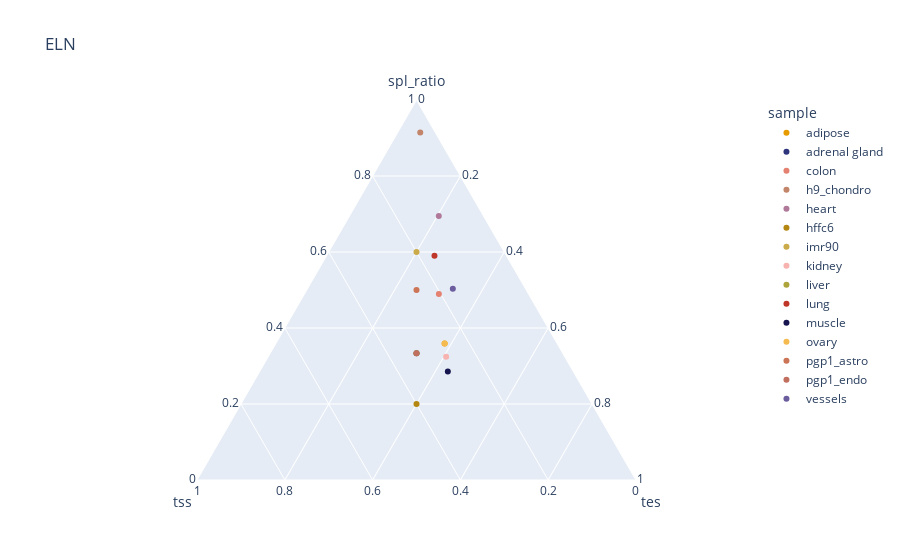

Source (notebook cell):
### Code cell
plot_gene_ternary(counts, 'ELN')

### Figure 1 — Plotly figure (JSON) as saved in the notebook; plotly's stock layout.template omitted (floating-point values rounded to 4 significant figures)
{"data": [{"a": [2.8], "b": [2], "c": [3], "hovertemplate": "<b>%{hovertext}</b><br><br>sample=adipose<br>spl_ratio=%{a}<br>tss=%{b}<br>tes=%{c}<extra></extra>", "hovertext": ["adipose"], "legendgroup": "adipose", "marker": {"color": "#e69b00", "symbol": "circle"}, "mode": "markers", "name": "adipose", "showlegend": true, "subplot": "ternary", "type": "scatterternary"}, {"a": [1], "b": [1], "c": [1], "hovertemplate": "<b>%{hovertext}</b><br><br>sample=adrenal gland<br>spl_ratio=%{a}<br>tss=%{b}<br>tes=%{c}<extra></extra>", "hovertext": ["adrenal gland"], "legendgroup": "adrenal gland", "marker": {"color": "#2f357c", "symbol": "circle"}, "mode": "markers", "name": "adrenal gland", "showlegend": true, "subplot": "ternary", "type": "scatterternary"}, {"a": [4.8], "b": [2], "c": [3], "hovertemplate": "<b>%{hovertext}</b><br><br>sample=colon<br>spl_ratio=%{a}<br>tss=%{b}<br>tes=%{c}<extra></extra>", "hovertext": ["colon"], "legendgroup": "colon", "marker": {"color": "#e48171", "symbol": "circle"}, "mode": "markers", "name": "colon", "showlegend": true, "subplot": "ternary", "type": "scatterternary"}, {"a": [53.6], "b": [2], "c": [3], "hovertemplate": "<b>%{hovertext}</b><br><br>sample=h9_chondro<br>spl_ratio=%{a}<br>tss=%{b}<br>tes=%{c}<extra></extra>", "hovertext": ["h9_chondro"], "legendgroup": "h9_chondro", "marker": {"color": "#C2856A", "symbol": "circle"}, "mode": "markers", "name": "h9_chondro", "showlegend": true, "subplot": "ternary", "type": "scatterternary"}, {"a": [13.67], "b": [2], "c": [4], "hovertemplate": "<b>%{hovertext}</b><br><br>sample=heart<br>spl_ratio=%{a}<br>tss=%{b}<br>tes=%{c}<extra></extra>", "hovertext": ["heart"], "legendgroup": "heart", "marker": {"color": "#b0799a", "symbol": "circle"}, "mode": "markers", "name": "heart", "showlegend": true, "subplot": "ternary", "type": "scatterternary"}, {"a": [1], "b": [2], "c": [2], "hovertemplate": "<b>%{hovertext}</b><br><br>sample=hffc6<br>spl_ratio=%{a}<br>tss=%{b}<br>tes=%{c}<extra></extra>", "hovertext": ["hffc6"], "legendgroup": "hffc6", "marker": {"color": "#B38711", "symbol": "circle"}, "mode": "markers", "name": "hffc6", "showlegend": true, "subplot": "ternary", "type": "scatterternary"}, {"a": [3], "b": [1], "c": [1], "hovertemplate": "<b>%{hovertext}</b><br><br>sample=imr90<br>spl_ratio=%{a}<br>tss=%{b}<br>tes=%{c}<extra></extra>", "hovertext": ["imr90"], "legendgroup": "imr90", "marker": {"color": "#CBAB49", "symbol": "circle"}, "mode": "markers", "name": "imr90", "showlegend": true, "subplot": "ternary", "type": "scatterternary"}, {"a": [2.4], "b": [2], "c": [3], "hovertemplate": "<b>%{hovertext}</b><br><br>sample=kidney<br>spl_ratio=%{a}<br>tss=%{b}<br>tes=%{c}<extra></extra>", "hovertext": ["kidney"], "legendgroup": "kidney", "marker": {"color": "#f6b3b0", "symbol": "circle"}, "mode": "markers", "name": "kidney", "showlegend": true, "subplot": "ternary", "type": "scatterternary"}, {"a": [2], "b": [2], "c": [2], "hovertemplate": "<b>%{hovertext}</b><br><br>sample=liver<br>spl_ratio=%{a}<br>tss=%{b}<br>tes=%{c}<extra></extra>", "hovertext": ["liver"], "legendgroup": "liver", "marker": {"color": "#ada43b", "symbol": "circle"}, "mode": "markers", "name": "liver", "showlegend": true, "subplot": "ternary", "type": "scatterternary"}, {"a": [7.2], "b": [2], "c": [3], "hovertemplate": "<b>%{hovertext}</b><br><br>sample=lung<br>spl_ratio=%{a}<br>tss=%{b}<br>tes=%{c}<extra></extra>", "hovertext": ["lung"], "legendgroup": "lung", "marker": {"color": "#bf3729", "symbol": "circle"}, "mode": "markers", "name": "lung", "showlegend": true, "subplot": "ternary", "type": "scatterternary"}, {"a": [2], "b": [2], "c": [3], "hovertemplate": "<b>%{hovertext}</b><br><br>sample=muscle<br>spl_ratio=%{a}<br>tss=%{b}<br>tes=%{c}<extra></extra>", "hovertext": ["muscle"], "legendgroup": "muscle", "marker": {"color": "#17154f", "symbol": "circle"}, "mode": "markers", "name": "muscle", "showlegend": true, "subplot": "ternary", "type": "scatterternary"}, {"a": [2.8], "b": [2], "c": [3], "hovertemplate": "<b>%{hovertext}</b><br><br>sample=ovary<br>spl_ratio=%{a}<br>tss=%{b}<br>tes=%{c}<extra></extra>", "hovertext": ["ovary"], "legendgroup": "ovary", "marker": {"color": "#f5bb50", "symbol": "circle"}, "mode": "markers", "name": "ovary", "showlegend": true, "subplot": "ternary", "type": "scatterternary"}, {"a": [2], "b": [1], "c": [1], "hovertemplate": "<b>%{hovertext}</b><br><br>sample=pgp1_astro<br>spl_ratio=%{a}<br>tss=%{b}<br>tes=%{c}<extra></extra>", "hovertext": ["pgp1_astro"], "legendgroup": "pgp1_astro", "marker": {"color": "#CB7456", "symbol": "circle"}, "mode": "markers", "name": "pgp1_astro", "showlegend": true, "subplot": "ternary", "type": "scatterternary"}, {"a": [2], "b": [2], "c": [2], "hovertemplate": "<b>%{hovertext}</b><br><br>sample=pgp1_endo<br>spl_ratio=%{a}<br>tss=%{b}<br>tes=%{c}<extra></extra>", "hovertext": ["pgp1_endo"], "legendgroup": "pgp1_endo", "marker": {"color": "#C16F5F", "symbol": "circle"}, "mode": "markers", "name": "pgp1_endo", "showlegend": true, "subplot": "ternary", "type": "scatterternary"}, {"a": [9.111], "b": [3], "c": [6], "hovertemplate": "<b>%{hovertext}</b><br><br>sample=vessels<br>spl_ratio=%{a}<br>tss=%{b}<br>tes=%{c}<extra></extra>", "hovertext": ["vessels"], "legendgroup": "vessels", "marker": {"color": "#6c5d9e", "symbol": "circle"}, "mode": "markers", "name": "vessels", "showlegend": true, "subplot": "ternary", "type": "scatterternary"}], "layout": {"autosize": true, "legend": {"title": {"text": "sample"}, "tracegroupgap": 0}, "ternary": {"aaxis": {"title": {"text": "spl_ratio"}}, "baxis": {"title": {"text": "tss"}}, "caxis": {"title": {"text": "tes"}}, "domain": {"x": [0, 1], "y": [0, 1]}}, "title": {"text": "ELN"}}}
